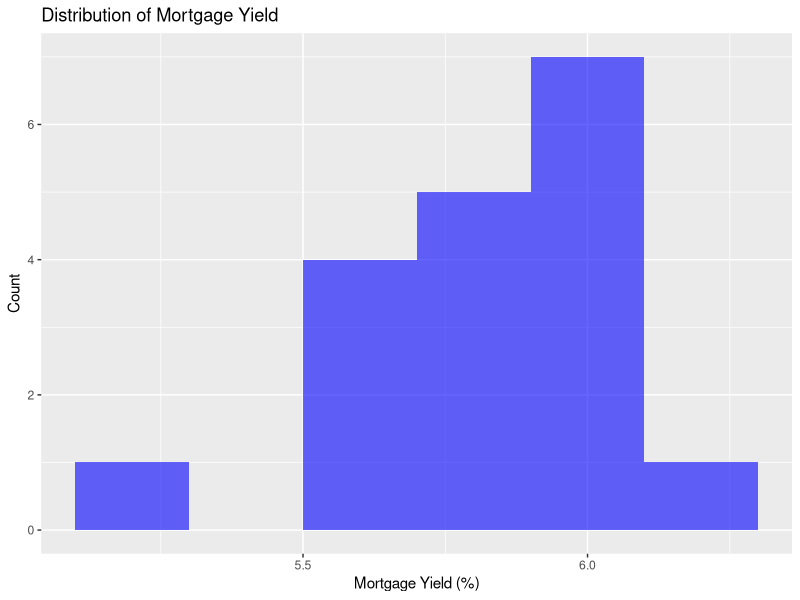
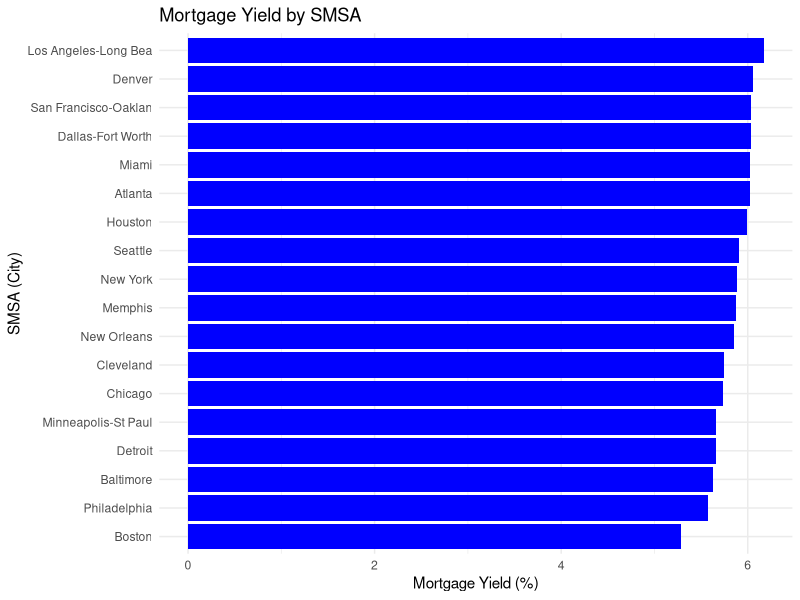
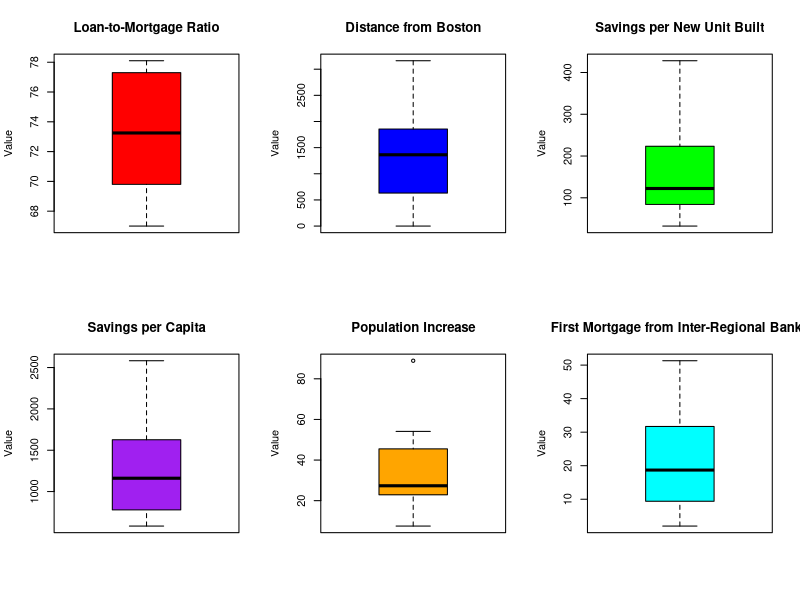
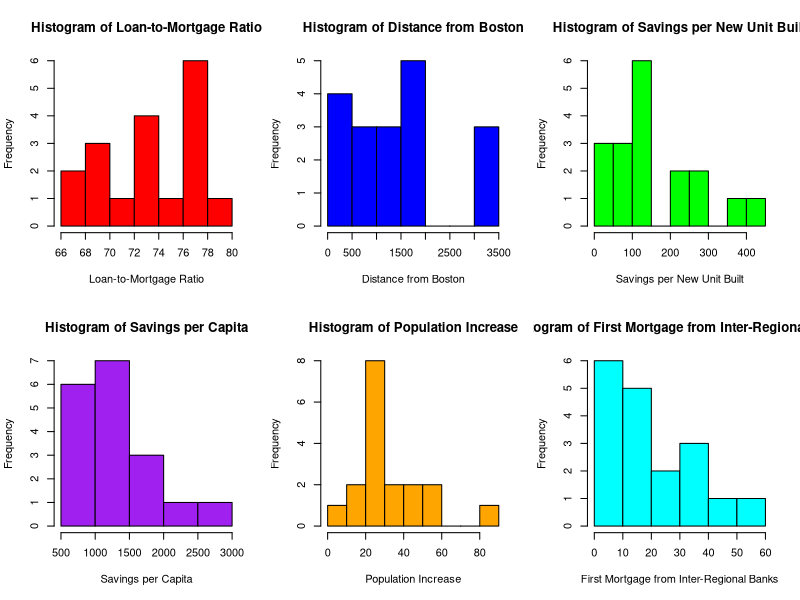
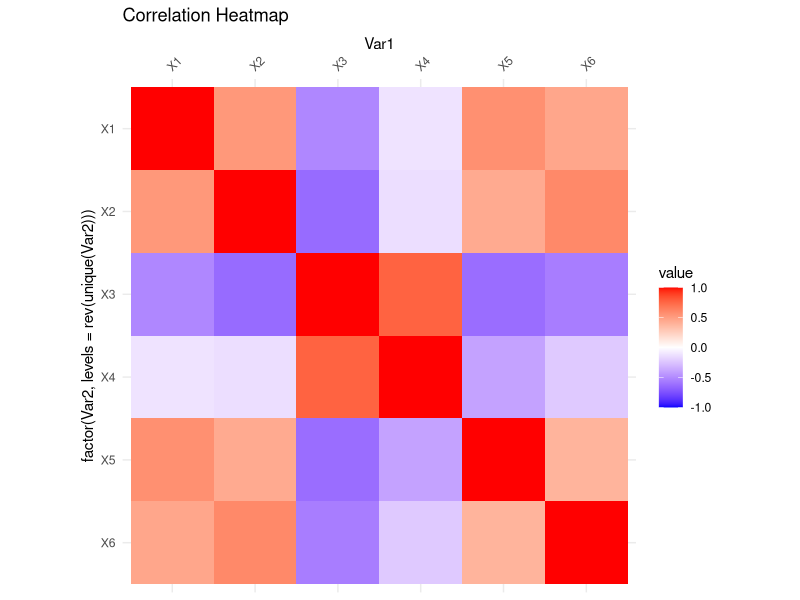
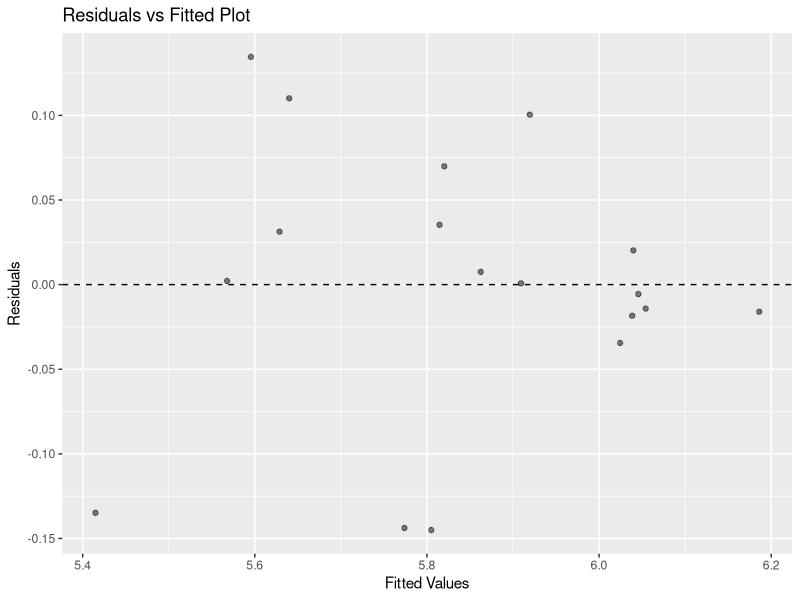
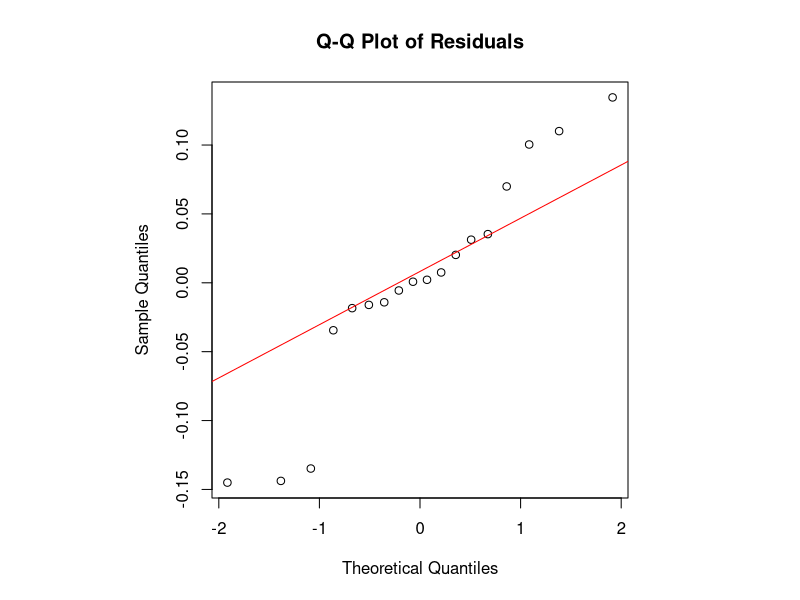

Source code (R) for these figures, in order:
## ---- chunk 1
# Load necessary libraries
library(ggplot2)
library(tidyverse)
library(dplyr)
library(knitr)
library(kableExtra)
library(xtable)
library(MASS)
library(car)
library(magrittr)

# Read data
df <- read.csv("myield.csv")

# Rename columns for easier reference
colnames(df) <- c("smsa", "mortYld", "X1", "X2", "X3", "X4", "X5", "X6")

# Display first few rows
kable(head(df), caption = "First few rows of the dataset") %>% kable_styling()
## ---- chunk 2
# Count missing values
colSums(is.na(df))

## ---- chunk 3
# Summary Statistics
summary_stats <- summary(df[, colnames(df) != "smsa"])
kable(summary_stats, caption = "Summary Statistics of Variables") %>% kable_styling()
## ---- chunk 4
# Histogram of Mortgage Yield
ggplot(df, aes(x = mortYld)) + 
  geom_histogram(binwidth = 0.2, fill = "blue", alpha = 0.6) +
  labs(title = "Distribution of Mortgage Yield", x = "Mortgage Yield (%)", y = "Count")

# Create a named vector where mortgage yield values are associated with their respective SMSAs
df <- df %>% arrange(desc(mortYld))  

# Create a better bar chart
ggplot(df, aes(x = reorder(smsa, mortYld), y = mortYld)) + 
  geom_bar(stat = "identity", fill = "blue") +
  coord_flip() +  # Flip coordinates to make labels readable
  labs(title = "Mortgage Yield by SMSA", x = "SMSA (City)", y = "Mortgage Yield (%)") +
  theme_minimal()


# Set up a 2x3 plotting area
par(mfrow = c(2, 3))  

# Define variable names
var_names <- c("Loan-to-Mortgage Ratio", "Distance from Boston", 
               "Savings per New Unit Built", "Savings per Capita", 
               "Population Increase", "First Mortgage from Inter-Regional Banks")

# Define colors for better visualization
box_colors <- c("red", "blue", "green", "purple", "orange", "cyan")

# Loop through each variable (X1 to X6) and create a boxplot
for (i in 1:6) {
  boxplot(df[[paste0("X", i)]], 
          main = var_names[i], 
          col = box_colors[i], 
          ylab = "Value")
}

# Reset plotting parameters to default
par(mfrow = c(1, 1))
## ---- chunk 5
# Set up a 2x3 grid for multiple histograms
par(mfrow = c(2, 3))

# Define variable names
var_names <- c("Loan-to-Mortgage Ratio", "Distance from Boston", 
               "Savings per New Unit Built", "Savings per Capita", 
               "Population Increase", "First Mortgage from Inter-Regional Banks")

# Define colors for better visualization
hist_colors <- c("red", "blue", "green", "purple", "orange", "cyan")

# Loop through each variable (X1 to X6) and create a histogram
for (i in 1:6) {
  hist(df[[paste0("X", i)]], 
       main = paste("Histogram of", var_names[i]),
       xlab = var_names[i], 
       col = hist_colors[i], 
       border = "black")
}

# Reset plotting parameters to default
par(mfrow = c(1, 1))


## ---- chunk 6
# Correlation Matrix
# Compute correlation matrix
cor_matrix <- round(cor(df[,3:8]), 2)  # Excluding 'smsa' and 'mortYld'
kable(cor_matrix, caption = "Correlation Matrix") %>% kable_styling()
## ---- chunk 7
library(ggplot2)
library(reshape2)

# Convert correlation matrix to long format for heatmap
melted_cor <- melt(cor_matrix)

# Reverse the order of the y-axis (Var2) so that X1 appears at the top-left
ggplot(data = melted_cor, aes(x=Var1, y=factor(Var2, levels=rev(unique(Var2))), fill=value)) + 
  geom_tile() +
  scale_fill_gradient2(low="blue", high="red", mid="white", 
                       midpoint=0, limit=c(-1,1), space="Lab") +
  scale_x_discrete(position = "top") +  # Move X-axis labels to top
  theme_minimal() +
  coord_fixed() +
  theme(axis.text.x = element_text(angle = 45, hjust = 0)) + # Rotate labels for readability
  ggtitle("Correlation Heatmap")
## ---- chunk 8
# Pairwise Simple Regressions
models_simple <- lapply(1:6, function(i) {
  formula <- as.formula(paste("mortYld ~ X", i, sep = ""))
  lm(formula, data = df)
})

simple_summaries <- lapply(models_simple, summary)

data.frame(
  Predictor = paste0("X", 1:6),
  R_squared = sapply(simple_summaries, function(m) round(m$r.squared, 3)),
  p_value = sapply(simple_summaries, function(m) round(coef(m)[2,4], 4))
) %>%
  kable(caption = "Simple Linear Regressions: R² and p-values") %>%
  kable_styling()
## ---- chunk 9
# Null Model vs Full Model Comparison
null_model <- lm(mortYld ~ 1, data = df)
full_model <- lm(mortYld ~ X1 + X2 + X3 + X4 + X5 + X6, data = df)

anova(null_model, full_model)
## ---- chunk 10
# Fit linear regression model
model <- lm(mortYld ~ X1 + X2 + X3 + X4 + X5 + X6, data = df)

# Model summary
summary(model)

## ---- chunk 11
# Stepwise regression (both directions)
step_model <- stepAIC(model, direction = "both")
summary(step_model)
## ---- chunk 12
#model with interactions
interaction_model <- lm(mortYld ~ X1 * X3 * X4, data = df)

# Summary of the model
summary(interaction_model)

## ---- chunk 13
reduced_interaction_model <- lm(mortYld ~ X1 + X3 + X4 + X1:X3 + X1:X4 + X3:X4, data = df)
summary(reduced_interaction_model)
step_interaction_model <- stepAIC(lm(mortYld ~ X1 * X3 * X4, data = df), direction = "both")
summary(step_interaction_model)

## ---- chunk 14
# Compare model performances
adj_r2_compare <- data.frame(
  Model = c("Full Model", "Stepwise Model", "2-Way Interaction Model"),
  Adj_R2 = c(
    summary(full_model)$adj.r.squared,
    summary(step_model)$adj.r.squared,
    summary(reduced_interaction_model)$adj.r.squared
  )
)

kable(adj_r2_compare, caption = "Adjusted R² for Different Models") %>% kable_styling()

# Compare AIC
aic_compare <- AIC(full_model, step_model, reduced_interaction_model)
kable(aic_compare, caption = "AIC for Different Models") %>% kable_styling()

# Compare with ANOVA
anova(full_model, step_model, reduced_interaction_model)
## ---- chunk 15
# Compute Variance Inflation Factor (VIF)
vif_values <- vif(model)
kable(as.data.frame(vif_values), caption = "Variance Inflation Factors (VIF)") %>% kable_styling()

## ---- chunk 16
# Residuals vs Fitted Plot
ggplot(data.frame(fitted = fitted(model), residuals = resid(model)), aes(x = fitted, y = residuals)) +
  geom_point(alpha = 0.5) +
  geom_hline(yintercept = 0, linetype = "dashed") +
  labs(title = "Residuals vs Fitted Plot", x = "Fitted Values", y = "Residuals")
## ---- chunk 17
# QQ-Plot of Residuals
residuals <- resid(model)  # Extract residuals

# Set up a square plotting area
par(pty = "s")  

# Generate the Q-Q plot
qqnorm(residuals, main = "Q-Q Plot of Residuals") #Normal Q-Q Plot
qqline(residuals, col = "red")

# Reset plotting parameters (optional)
par(pty = "m")  
## ---- chunk 18
coeffs <- round(coef(model), 2)
kable(as.data.frame(coeffs), caption = "Final Model Coefficients") %>% kable_styling()
